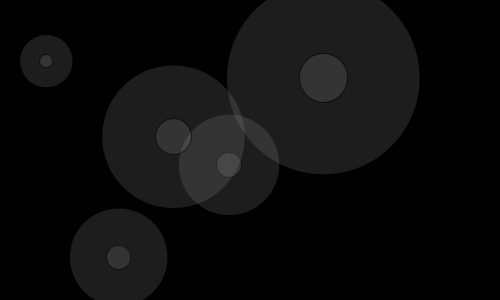
Frame 1 (no input)
Frame 60 (the mouse pressed at the canvas centre just before this capture): identical to frame 1, image omitted
Frame 120 (the mouse held since frame 60 and released just before this capture): identical to frame 1, image omitted

The Processing sketch that drew this single still picture (run headless with seeded random() and noise(); from frame 60 on, the mouse is pressed at the canvas centre):

// Processing sketch: circlesFunction
// ── circlesFunction.pde
//  Title: Circle Example
//  Description: Part of an example about object-oriented programming
//  Date Started: 
//  Last Modified:
//  [Your website, portfolio, or other links]
//  [Feel free to change the license too!]
//  This work is licensed under a Creative Commons 3.0 License.
//  (Attribution - NonCommerical - ShareAlike)
//  http://creativecommons.org/licenses/by-nc-sa/3.0/
//
//  In summary, you are free to copy, distribute, edit, and remix the work.
//  Under the conditions that you attribute the work to me, it is for
//  noncommercial purposes, and if you build upon this work or otherwise alter
//  it, you may only distribute the resulting work under this license.
//
//  Of course, the conditions may be waived with permission from the author.

//-----------------Globals
/* These are variables that you want to exist throughout the entire sketch.*/
int numCircles = 5;

//-----------------Setup
/*The code in setup() will only be run once in your sketch.  Use this space to set things up like
the sketch size, background color, framerate, etc. etc.*/
void setup(){
  size(500,300);
  background(0);
  smooth();
  strokeWeight(1);
  frameRate(30);
  fill(150,50);
  drawCircles();
}

//-----------------Main Loop
/*This is the main loop of your sketched.  This loop gets called over and over again until you quit the sketch.*/
void draw(){
}

//-----------------Interactions
/*Place any interactions here.  We'll go over this later*/
void mouseReleased(){
 drawCircles(); 
}

//-----------------Defined Functions
/*Place any defined functions here.  We'll go over this later*/

void drawCircles(){
  for(int i = 0; i < numCircles; i++){
   float x = random(width);
   float y = random(height);
   float radius = random(75) + 25;
   noStroke();
   ellipse(x,y,2*radius,2*radius);
   stroke(0,150);
   ellipse(x,y,radius/2,radius/2);
  }
}

//-----------------Defined Classes
/*Place any defined classes here.  We'll go over this later*/
